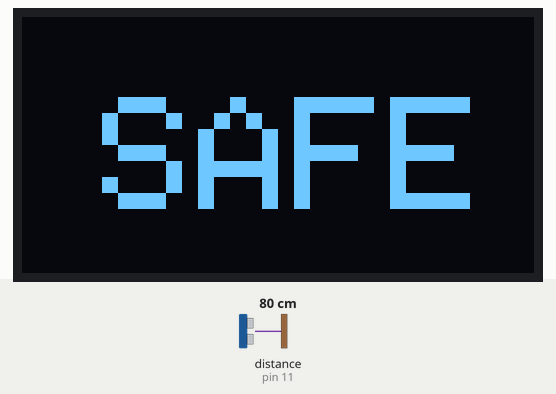
This sketch was run on a simulated Arduino Uno, built with avr-gcc and run on an emulated ATmega328P. Parts: 128×64 one-colour display. Wiring (inferred from the names in the program): ultrasonic range finder: trigger pin 12; echo pin 11. Inputs (shaded band) come from the test bench; at power-on: distance to the obstacle (sensor on pin 11) 80 cm. The echo pulse lasts 58.3 µs per cm; what the sketch prints to the serial monitor is not drawn.

Above: at 1.2 s.
1.3 s: distance to the obstacle (sensor on pin 11) set to 4 cm
At 2.1 s:
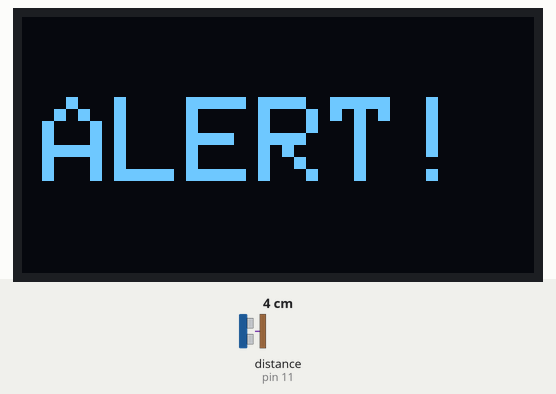
4.3 s: distance to the obstacle (sensor on pin 11) set to 120 cm
At 4.7 s:
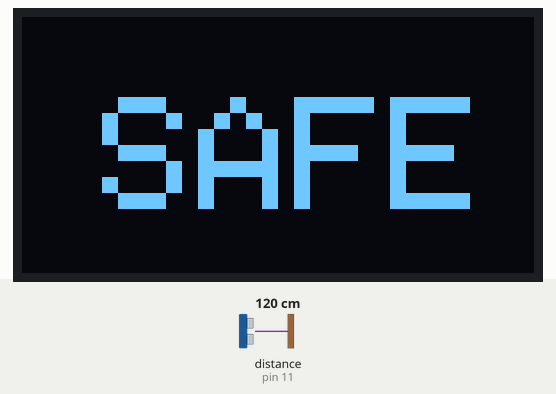
5.8 s: distance to the obstacle (sensor on pin 11) set to 2 cm
At 6.9 s:
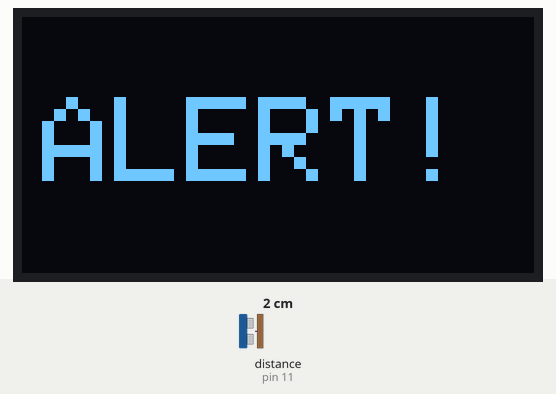
8.8 s: distance to the obstacle (sensor on pin 11) set to 60 cm
At 9.2 s:
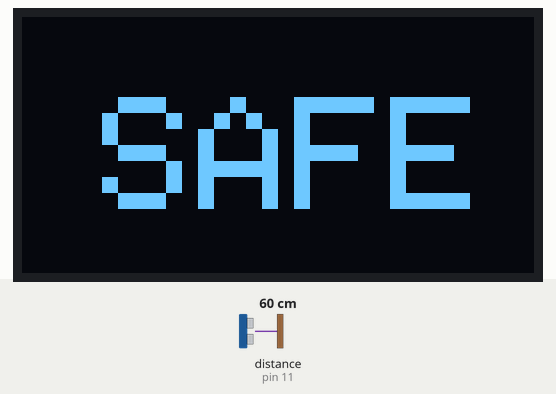
Timing chart, 0 to 11.3 s (numbered marks = the images above; inputs shaded):
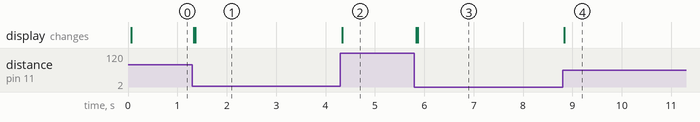

The sketch:

BlindSpotDetector.ino
```cpp
#include <Wire.h>
#include <Adafruit_SSD1306.h>
#include <Adafruit_GFX.h>
//Define constants
// OLED display TWI address
#define OLED_ADDR   0x3C

Adafruit_SSD1306 display(-1);
const int trigPin = 12;
const int echoPin = 11;

//Define variables
long duration;
double distance;

//Declare functions
void DisplaySafe();
void DisplayAlert();

void setup()
{
  pinMode(trigPin, OUTPUT); // Sets the trigPin as an Output
  pinMode(echoPin, INPUT); // Sets the echoPin as an Input
  Serial.begin(9600); // Starts the serial communication

  // initialize and clear display
  display.begin(SSD1306_SWITCHCAPVCC, OLED_ADDR);
}

void loop()
{
  // Clears the trigPin
  digitalWrite(trigPin, LOW);
  delayMicroseconds(2);
  // Sets the trigPin on HIGH state for 10 micro seconds
  digitalWrite(trigPin, HIGH);
  delayMicroseconds(10);
  digitalWrite(trigPin, LOW);
  // Reads the echoPin, returns the sound wave travel time in microseconds
  duration = pulseIn(echoPin, HIGH);
  // Calculating the distance
  distance= duration*0.00034/2;
  // Prints the distance on the Serial Monitor
  Serial.print("Distance: ");
  Serial.println(distance);
  delayMicroseconds(10);
  //Alert if object is very close (Distance of 0.5 metres is considered to be a warning distance here)

  if (distance <= 0.5)
  {
    DisplayAlert();
    Serial.print("Object in Blind Spot");

  }
  else
  {
    DisplaySafe();
    Serial.print("SAFE");
  }
}


//Function to Display Warning
void DisplayAlert()
{
  display.clearDisplay();
  display.display();
  // display a line of text
  display.setTextSize(3.9);
  display.setTextColor(WHITE);
  display.setCursor(5,20);
  display.print("ALERT!");

  // update display with all of the above graphics
  display.display();

}


//Function to display Safe Conditions
void DisplaySafe()
{
  display.clearDisplay();
  // display a line of text
  display.setTextSize(4);
  display.setTextColor(WHITE);
  display.setCursor(20,20);
  display.print("SAFE");

  // update display with all of the above graphics
  display.display();

}
```

Measured:
- after the input at 1.3 s, the display: first changes at once (image 1 shows a later state)
- after the input at 4.3 s, the display: changes at once (image 2)
- after the input at 5.8 s, the display: first changes at once (image 3 shows a later state)
- after the input at 8.8 s, the display: changes at once (image 4)
